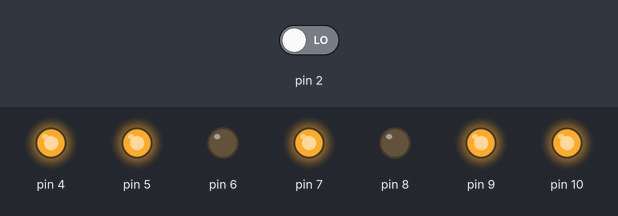
The sketch below on a simulated Arduino Uno, built with avr-gcc and run on an emulated ATmega328P. On the bench: output pins drawn as LEDs (lit = HIGH). The test bench sets the inputs (shaded band); at power-on: pin 2 LOW. Random numbers use the default seed unless the sketch sets one.

Above: at 0.1 s.
At 5.1 s:
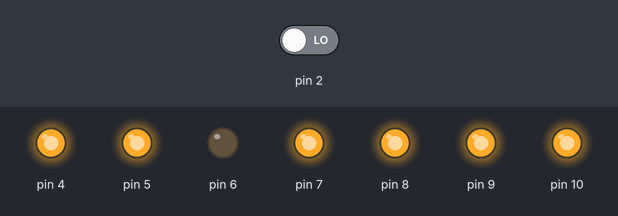
At 9.1 s:
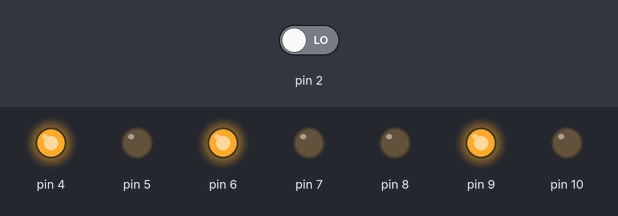
At 14.1 s:
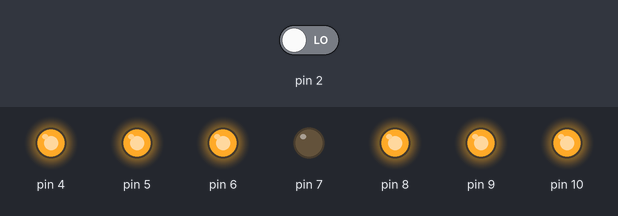
At 24.1 s:
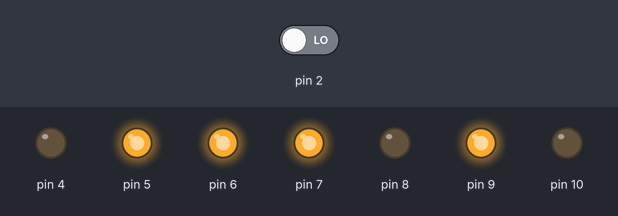
At 34.1 s:
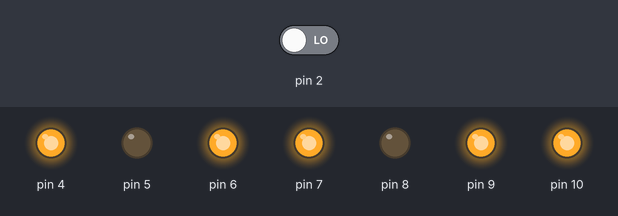
Timing chart, 0 to 40.0 s (numbered marks = the images above):
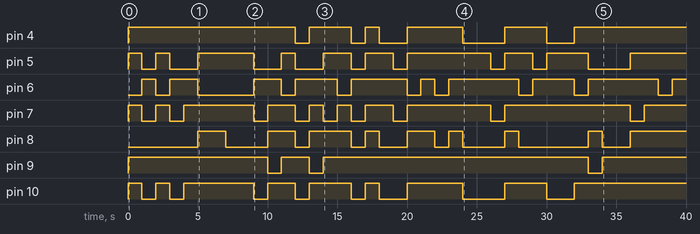

Measured:
- by itself, pin 4: HIGH → LOW at 12.0 s, → HIGH 1.0 s later, → LOW 3.0 s later, → HIGH 1.0 s later, … (10 changes in this stretch)
- by itself, pin 5: HIGH → LOW at 1.0 s, → HIGH 1.0 s later, → LOW 1.0 s later, → HIGH 2.0 s later, … (18 changes in this stretch)
- by itself, pin 6: LOW → HIGH at 1.0 s, → LOW 1.0 s later, → HIGH 1.0 s later, → LOW 2.0 s later, … (19 changes in this stretch)
- by itself, pin 7: LOW → HIGH at 0.00 s, → LOW 1.0 s later, → HIGH 1.0 s later, → LOW 1.0 s later, … (19 changes in this stretch)
- by itself, pin 8: LOW → HIGH at 5.0 s, → LOW 2.0 s later, → HIGH 3.0 s later, → LOW 2.0 s later, … (17 changes in this stretch)
- by itself, pin 9: goes LOW 1.0 s, HIGH 2.0 s, LOW 1.0 s, HIGH 19.0 s, LOW 1.0 s, then HIGH
- by itself, pin 10: HIGH → LOW at 1.0 s, → HIGH 1.0 s later, → LOW 1.0 s later, → HIGH 1.0 s later, … (16 changes in this stretch)

The sketch:

Lab_2.3__Testing_7_segment_CHECKPOINT.ino
```cpp
char butt_state;
char num;
void setup() {
  pinMode(2,INPUT);
  pinMode(4,OUTPUT);
  pinMode(5,OUTPUT);
  pinMode(6,OUTPUT);
  pinMode(7,OUTPUT);
  pinMode(8,OUTPUT);
  pinMode(9,OUTPUT);
  pinMode(10,OUTPUT);
  randomSeed(analogRead(0));
  digitalWrite(4,HIGH);
  digitalWrite(5,HIGH);
  digitalWrite(6,HIGH);
  digitalWrite(7,LOW);
  digitalWrite(8,HIGH);
  digitalWrite(9,HIGH);
  digitalWrite(10,HIGH);
}
char getNum() {
  char number;
  number = random(0,9);
  return number;
}
void loop() {
  butt_state = digitalRead(2);
  if (butt_state == HIGH); {
    num = getNum();
      if (num == 0) {
        digitalWrite(4,HIGH);
        digitalWrite(5,HIGH);
        digitalWrite(6,HIGH);
        digitalWrite(7,LOW);
        digitalWrite(8,HIGH);
        digitalWrite(9,HIGH);
        digitalWrite(10,HIGH);
        delay(1000);
        }
      else if (num == 1) {
        digitalWrite(4,LOW);
        digitalWrite(5,LOW);
        digitalWrite(6,HIGH);
        digitalWrite(7,LOW);
        digitalWrite(8,LOW);
        digitalWrite(9,HIGH);
        digitalWrite(10,LOW);
        delay(1000);
        }
      else if (num == 2) {
        digitalWrite(4,HIGH);
        digitalWrite(5,LOW);
        digitalWrite(6,HIGH);
        digitalWrite(7,HIGH);
        digitalWrite(8,HIGH);
        digitalWrite(9,LOW);
        digitalWrite(10,HIGH);
        delay(1000);
        }
      else if (num == 3) {
        digitalWrite(4,HIGH);
        digitalWrite(5,LOW);
        digitalWrite(6,HIGH);
        digitalWrite(7,HIGH);
        digitalWrite(8,LOW);
        digitalWrite(9,HIGH);
        digitalWrite(10,HIGH);
        delay(1000);
        }
      else if (num == 4) {
       digitalWrite(4,LOW);
       digitalWrite(5,HIGH);
       digitalWrite(6,HIGH);
       digitalWrite(7,HIGH);
       digitalWrite(8,LOW);
       digitalWrite(9,HIGH);
       digitalWrite(10,LOW);
       delay(1000);
       }
      else if (num == 5) {
       digitalWrite(4,HIGH);
       digitalWrite(5,HIGH);
       digitalWrite(6,LOW);
       digitalWrite(7,HIGH);
       digitalWrite(8,LOW);
       digitalWrite(9,HIGH);
       digitalWrite(10,HIGH);
       delay(1000);
       }
      else if (num == 6) {
       digitalWrite(4,HIGH);
       digitalWrite(5,HIGH);
       digitalWrite(6,LOW);
       digitalWrite(7,HIGH);
       digitalWrite(8,HIGH);
       digitalWrite(9,HIGH);
       digitalWrite(10,HIGH);
       delay(1000);
       }
      else if (num == 7) {
       digitalWrite(4,HIGH);
       digitalWrite(5,LOW);
       digitalWrite(6,HIGH);
       digitalWrite(7,LOW);
       digitalWrite(8,LOW);
       digitalWrite(9,HIGH);
       digitalWrite(10,LOW);
       delay(1000);
       }
      else if (num == 8) {
       digitalWrite(4,HIGH);
       digitalWrite(5,HIGH);
       digitalWrite(6,HIGH);
       digitalWrite(7,HIGH);
       digitalWrite(8,HIGH);
       digitalWrite(9,HIGH);
       digitalWrite(10,HIGH);
       delay(1000);
       }
      else if (num == 9) {
       digitalWrite(4,HIGH);
       digitalWrite(5,HIGH);
       digitalWrite(6,HIGH);
       digitalWrite(7,HIGH);
       digitalWrite(8,LOW);
       digitalWrite(9,HIGH);
       digitalWrite(10,HIGH);
       delay(1000);
       }
  }
}
```
